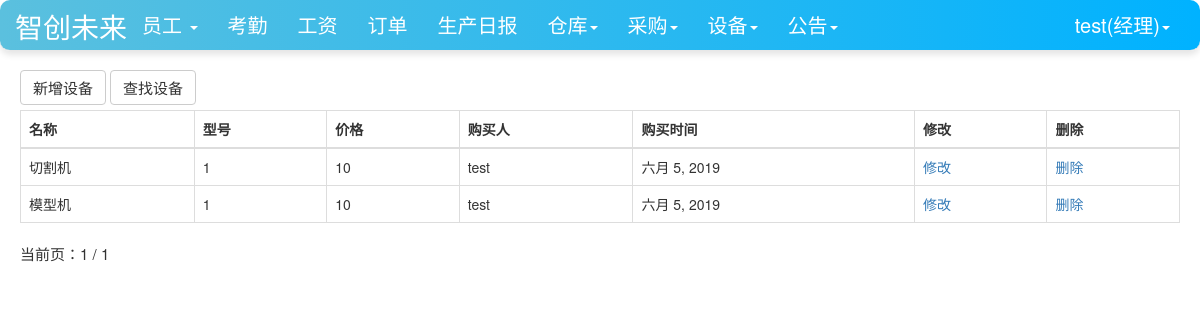
Page /facility/facility_document/ (signed in) on the committed database.
### user/models.py (models this page shows, shortened)
class Profile(models.Model):
    user = models.OneToOneField(User, on_delete=models.CASCADE)
    staff_gender = models.CharField(max_length=10, choices=(('male', '男'), ('female', '女')), default='male',
                                    verbose_name='性别')
    staff_age = models.PositiveIntegerField(verbose_name="年龄")
    staff_home = models.CharField(max_length=100, verbose_name="籍贯")
    staff_nationality = models.CharField(max_length=20, verbose_name="民族")  # 民族
    staff_tel = models.BigIntegerField(verbose_name="电话")
    start_time = models.DateField(auto_now_add=True, verbose_name="入职时间")  # 入职时间
    id_card = models.CharField(max_length=20,verbose_name="身份证")  # 身份证号
    staff_type = models.CharField(max_length=100,verbose_name="职位", null=True)  # 职位
    salary_pre_hour = models.IntegerField(verbose_name="时薪")  # 时薪
    avatar = models.ImageField(verbose_name="头像", upload_to='avatars/', null=True)  # 头像字段
    class Meta:
        ordering = ['-start_time']

### facility/models.py (models this page shows, shortened)
class Facility(models.Model):  # 设备
    version = models.CharField(max_length=100, verbose_name="型号")
    facility_name = models.CharField(max_length=100, verbose_name="名称")
    price = models.BigIntegerField(verbose_name="价格")
    buyer = models.ForeignKey(User, on_delete=models.DO_NOTHING, verbose_name="购买人")
    buy_time = models.DateField(auto_now_add=True, verbose_name="购买时间")

### facility/views.py (the view)
# urls.py: path('facility_document/', views.facility_document, name='facility_document'),
def facility_document(request):
    items = Facility.objects.all()
    context= {}
    paginator = Paginator(items, 10)  # 每页显示10个对象
    page_number = request.GET.get('page')
    if page_number is None:
        page_number = 1
    page_number = int(page_number)
    total_pages = paginator.num_pages
    print("page_number:", page_number)
    page_info = {"number": page_number, "paginator": {}}
    page_info["paginator"]['num_pages'] = total_pages
    print("total_pages", total_pages)
    if total_pages > page_number:
        page_info['has_next'] = True
        page_info['next_page_number'] = page_number + 1
    if page_number > 1:
        page_info['has_previous'] = True
        page_info['previous_page_number'] = page_number - 1
    item = paginator.get_page(page_number)
    context['page_obj'] = page_info
    context['facilities'] = item
    return render(request, 'facility_document.html', context)

### user/models.py (called while the page is built)
def get_staff_type(self):
    if Profile.objects.filter(user=self).exists():
        profile = Profile.objects.get(user=self)
        return profile.staff_type
    else:
        return ''

### facility/templates/facility_document.html (shortened to what this page needs)
{% extends 'base.html' %}
{% if user.is_authenticated %}
                        {% block nav_facility_active %}active{% endblock %}
{% endif %}
{% block content %}
    <div class="container">
        <div class="row">
            <div class="col-lg-12">
                {% if user.is_authenticated %}
                <div class="row col-lg-12 my-spacing5">
                    <a class="btn btn-default" href="{% url 'facility_append' %}">新增设备</a>
                    <a class="btn btn-default" href="{% url  'facility_select' %}">查找设备</a>
                </div>
                <table class="table table-bordered table-hover my-spacing2">
                  <thead>
                    <tr>
                      <th scope="col">名称</th>
                      <th scope="col">型号</th>
                      <th scope="col">价格</th>
                      <th scope="col">购买人</th>
                      <th scope="col">购买时间</th>
                         <th scope="col">修改</th>
                      <th scope="col">删除</th>
                    </tr>
                  </thead>
                  <tbody>
                  {%for facility in facilities%}
                    <tr>
                      <td>{{facility.facility_name}}</td>
                      <td>{{facility.version}}</td>
                      <td>{{facility.price}}</td>
                      <td>{{facility.buyer}}</td>
                      <td>{{facility.buy_time}}</td>
                         <td><a href="{% url 'facility_modify' facility.pk%}">修改</a></li></td>
                      <td><a href="{% url 'facility_delete' facility.pk%}">删除</a></li></td>
                    </tr>
                  {% endfor %}
                  </tbody>
                </table>
                {% else %}
                    <span>未登录，跳转到首页...</span>
                    <script type="text/javascript">
                        window.location.href = '/';
                    </script>
                {% endif %}
            </div>
        </div>
        {% include 'pagination.html' %}
    </div>
{% endblock %}

### templates/base.html (shortened to what this page needs)
{% load staticfiles %}
<!doctype html>
<html lang="en">
<head>
    <link rel="stylesheet" href="{% static 'base.css' %}">
     <link rel="stylesheet" href="{% static 'home.css' %}">
    <link rel="stylesheet" href="{% static 'bootstrap-3.3.7/css/bootstrap.min.css' %}">
</head>
<body>
    <nav class="navbar navbar-default navbar-fixed-top">
      <div class="container-fluid">
        <div class="navbar-header"  >
          <a class="navbar-brand-container d-flex justify-content-center"  color=white" href="{% url 'home' %}">智创未来</a>
        </div>
          {% if  user.is_authenticated %}
        <div class="collapse navbar-collapse" id="bs-example-navbar-collapse-1">
          <ul class="nav navbar-nav">
              {% if user.get_staff_type == '经理' %}
              <li class="{% block nav_staff_active %}{% endblock %}">
                  <li class="dropdown">
                      <a href="#" class="dropdown-toggle" data-toggle="dropdown" role="button" aria-haspopup="true" aria-expanded="false">
                          员工
                          <b class="caret"></b>
                      </a>
                    </li>
                  </li>
              <li class="{% block nav_attendence_active %}{% endblock %}"><a href="{% url 'attendence_lists'%}">考勤</a></li>
              <li class="{% block nav_salary_active %}{% endblock %}"><a href="{% url 'salary_lists'%}">工资</a></li>
              <li class="{% block nav_order_active %}{% endblock %}"><a href="{% url 'order_list' %}">订单</a></li>
              <li class="{% block nav_producediary_active %}{% endblock %}"><a href="{% url 'product_diary' %}">生产日报</a></li>
              <li class="{% block nav_warehousediary_active %}{% endblock %}">
              <li class="dropdown">
                <a href="#" class="dropdown-toggle" data-toggle="dropdown" role="button" aria-haspopup="true" aria-expanded="false">仓库<span class="caret"></span></a>
              </li>
                  </li>
                  <li class="{% block nav_purchase_active %}{% endblock %}">
                    <li class="dropdown">
                      <a href="#" class="dropdown-toggle" data-toggle="dropdown" role="button" aria-haspopup="true" aria-expanded="false">采购<span class="caret"></span></a>
                    </li>
                  </li>
                  <li class="{% block nav_facility_active %}{% endblock %}">
                    <li class="dropdown">
                      <a href="#" class="dropdown-toggle" data-toggle="dropdown" role="button" aria-haspopup="true" aria-expanded="false">设备<span class="caret"></span></a>
                    </li>
                  </li>
              <li class="{% block nav_notice_active %}{% endblock %}">
                    <li class="dropdown">
                      <a href="#" class="dropdown-toggle" data-toggle="dropdown" role="button" aria-haspopup="true" aria-expanded="false">公告<span class="caret"></span></a>
                    </li>
                  </li>
              {%endif%}
          </ul>
        <ul class="nav navbar-nav navbar-right">
            <li class="dropdown">
              <a href="#" class="dropdown-toggle" data-toggle="dropdown" role="button" aria-haspopup="true" aria-expanded="false">
                  {{user.username}}({{user.get_staff_type}})<span class="caret"></span></a>
            </li>
        </ul>
    </div>
          {% else %}
           <ul class="nav navbar-nav navbar-right">
                <li><a href="{% url 'login' %}?from={{ request.get_full_path }}">登录</a></li>
           </ul>
          {% endif %}
      </div>
    </nav>
    {% block content%} {% endblock %}
</body>
</html>

### static/home.css (style rules this page uses)
* { margin: 0; padding: 0; }
body { margin-top: 70px!important; }
ul { list-style-type: none!important; }
ul.navbar-right { margin-right: 0; }
div.navbar-header { font-size: 200%; padding-top: 0.2em; }

### templates/base.html (style rules this page uses)
.navbar-default { background-color: #007bff; color: white; }
.navbar-default .navbar-nav { text-align: center; }
.navbar-default .navbar-nav>li>a { color: white; font-size: 20px; text-align: center; }
.navbar-default { background-color: #007bff; color: white; border-radius: 10px; box-shadow: 0 4px 6px rgba(0, 0, 0, 0.1); }
.navbar-header { text-align: center; }
.navbar-default .navbar-nav>li>a { color: white; }
.navbar-default { background: linear-gradient(to right, #5bc0de, #00b2ff); color: white; }
.navbar-default .navbar-nav>li>a { color: white; text-align: center; }
.collapse { text-align: center; }
.navbar-brand-container { color:white; }
.row { margin-bottom: 1; }
.container { padding-left: 15px; padding-right: 15px; margin-bottom: 5px; --> }
.row > [class^="col-"] { padding-left: 5px; padding-right: 5px; }
.my-spacing5 { margin-bottom: 5px; }
.my-spacing5 > a { font-size:15px; }
.my-spacing2 { margin-bottom: 0px; }

### rows in the picture
Facility: facility_name "切割机", version "1", price "10", buyer "test", buy_time "六月 5, 2019"
Facility: facility_name "模型机", version "1", price "10", buyer "test", buy_time "六月 5, 2019"

### other values in the picture
{{ user.username }} "test"
{{ user.get_staff_type }} "经理"
{{ page_obj.number }} "1"
{{ page_obj.paginator.num_pages }} "1"
